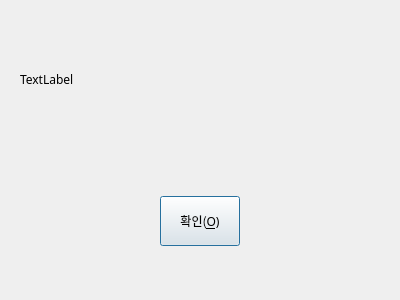
<?xml version="1.0" encoding="UTF-8"?>
<ui version="4.0">
 <class>dlgAbout</class>
 <widget class="QDialog" name="dlgAbout">
  <property name="geometry">
   <rect>
    <x>0</x>
    <y>0</y>
    <width>400</width>
    <height>300</height>
   </rect>
  </property>
  <property name="windowTitle">
   <string>Dialog</string>
  </property>
  <layout class="QVBoxLayout" name="verticalLayout_2">
   <item>
    <widget class="QWidget" name="widget_2" native="true">
     <layout class="QVBoxLayout" name="verticalLayout">
      <item>
       <widget class="QLabel" name="label">
        <property name="font">
         <font>
          <family>Sarasa Mono K</family>
         </font>
        </property>
        <property name="text">
         <string>TextLabel</string>
        </property>
       </widget>
      </item>
     </layout>
    </widget>
   </item>
   <item>
    <widget class="QWidget" name="widget" native="true">
     <layout class="QHBoxLayout" name="horizontalLayout">
      <item>
       <spacer name="horizontalSpacer">
        <property name="orientation">
         <enum>Qt::Orientation::Horizontal</enum>
        </property>
        <property name="sizeHint" stdset="0">
         <size>
          <width>40</width>
          <height>20</height>
         </size>
        </property>
       </spacer>
      </item>
      <item>
       <widget class="QPushButton" name="pushButton">
        <property name="maximumSize">
         <size>
          <width>16777215</width>
          <height>50</height>
         </size>
        </property>
        <property name="font">
         <font>
          <family>Sarasa Mono K</family>
         </font>
        </property>
        <property name="text">
         <string>확인(&amp;O)</string>
        </property>
       </widget>
      </item>
      <item>
       <spacer name="horizontalSpacer_2">
        <property name="orientation">
         <enum>Qt::Orientation::Horizontal</enum>
        </property>
        <property name="sizeHint" stdset="0">
         <size>
          <width>40</width>
          <height>20</height>
         </size>
        </property>
       </spacer>
      </item>
     </layout>
    </widget>
   </item>
  </layout>
 </widget>
 <resources/>
 <connections/>
</ui>
